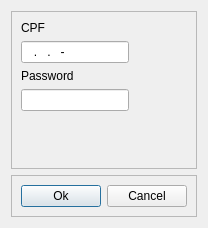
<?xml version="1.0" encoding="UTF-8"?>
<ui version="4.0">
 <class>Login</class>
 <widget class="QDialog" name="Login">
  <property name="geometry">
   <rect>
    <x>0</x>
    <y>0</y>
    <width>196</width>
    <height>228</height>
   </rect>
  </property>
  <property name="windowTitle">
   <string>Login</string>
  </property>
  <layout class="QVBoxLayout" name="verticalLayout">
   <item>
    <widget class="QFrame" name="frame">
     <property name="frameShape">
      <enum>QFrame::StyledPanel</enum>
     </property>
     <property name="frameShadow">
      <enum>QFrame::Raised</enum>
     </property>
     <layout class="QGridLayout" name="gridLayout">
      <item row="0" column="0">
       <widget class="QLabel" name="labelUsername">
        <property name="text">
         <string>CPF</string>
        </property>
       </widget>
      </item>
      <item row="1" column="0">
       <widget class="QLineEdit" name="cpfLineEdit">
        <property name="inputMask">
         <string>999.999.999-99; </string>
        </property>
       </widget>
      </item>
      <item row="2" column="0">
       <widget class="QLabel" name="label">
        <property name="text">
         <string>Password</string>
        </property>
       </widget>
      </item>
      <item row="3" column="0">
       <widget class="QLineEdit" name="passwordLineEdit">
        <property name="echoMode">
         <enum>QLineEdit::Password</enum>
        </property>
       </widget>
      </item>
      <item row="4" column="0">
       <spacer name="verticalSpacer">
        <property name="orientation">
         <enum>Qt::Vertical</enum>
        </property>
        <property name="sizeHint" stdset="0">
         <size>
          <width>20</width>
          <height>40</height>
         </size>
        </property>
       </spacer>
      </item>
      <item row="1" column="1">
       <spacer name="horizontalSpacer">
        <property name="orientation">
         <enum>Qt::Horizontal</enum>
        </property>
        <property name="sizeHint" stdset="0">
         <size>
          <width>40</width>
          <height>20</height>
         </size>
        </property>
       </spacer>
      </item>
     </layout>
    </widget>
   </item>
   <item>
    <widget class="QFrame" name="frame_2">
     <property name="frameShape">
      <enum>QFrame::StyledPanel</enum>
     </property>
     <property name="frameShadow">
      <enum>QFrame::Raised</enum>
     </property>
     <layout class="QHBoxLayout" name="horizontalLayout">
      <item>
       <widget class="QPushButton" name="okPushButton">
        <property name="text">
         <string>Ok</string>
        </property>
       </widget>
      </item>
      <item>
       <widget class="QPushButton" name="cancelPushButton">
        <property name="text">
         <string>Cancel</string>
        </property>
       </widget>
      </item>
      <item>
       <spacer name="horizontalSpacer_2">
        <property name="orientation">
         <enum>Qt::Horizontal</enum>
        </property>
        <property name="sizeHint" stdset="0">
         <size>
          <width>40</width>
          <height>20</height>
         </size>
        </property>
       </spacer>
      </item>
     </layout>
    </widget>
   </item>
  </layout>
 </widget>
 <resources/>
 <connections/>
</ui>
